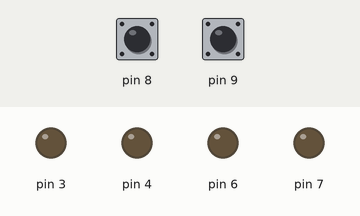
This sketch was run on a simulated Arduino Uno, built with avr-gcc and run on an emulated ATmega328P. Parts: output pins drawn as LEDs (lit = HIGH). Inputs (shaded band) come from the test bench; at power-on: pin 8 HIGH, pin 9 HIGH.

Above: at 1.2 s.
1.3 s: pin 8 pulled LOW for 0.15 s
At 1.37 s:
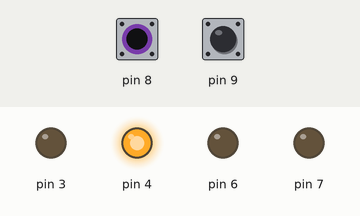
2.9 s: pin 9 pulled LOW for 0.15 s
At 2.97 s:
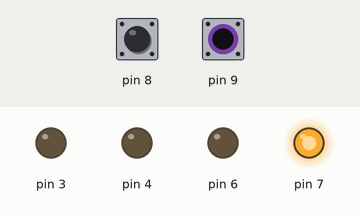
4.5 s: pin 9 pulled LOW for 3.2 s
At 8.4 s:
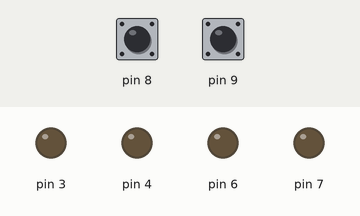
9.2 s: pin 8 pulled LOW for 3.2 s
At 9.5 s:
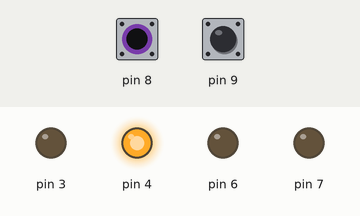
13.9 s: pin 8 driven LOW and pin 9 driven LOW
At 14.3 s:
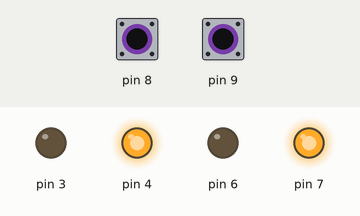
Timing chart, 0 to 16.4 s (numbered marks = the images above; inputs shaded):
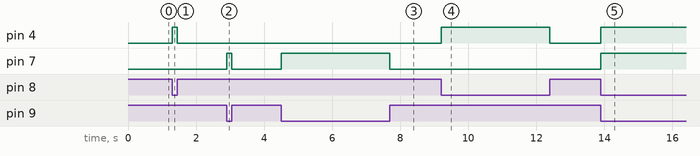

Measured:
- after the input at 1.3 s, pin 4: LOW → HIGH at once, → LOW 0.15 s later
- after the input at 2.9 s, pin 7: LOW → HIGH at once, → LOW 0.15 s later
- after the input at 4.5 s, pin 7: LOW → HIGH at once, → LOW 3.2 s later
- after the input at 9.2 s, pin 4: LOW → HIGH at once, → LOW 3.2 s later
- after the input at 13.9 s, pin 4, pin 7: LOW → HIGH at once

The sketch:

robot.ino
```cpp
void setup() {
  // put your setup code here, to run once:
 pinMode(3,OUTPUT);
 pinMode(4,OUTPUT);
 pinMode(6,OUTPUT);
 pinMode(7,OUTPUT);
 pinMode(8,INPUT_PULLUP);
 pinMode(9,INPUT_PULLUP);
 digitalWrite(3,LOW);
 digitalWrite(4,LOW);
 digitalWrite(6,LOW);
 digitalWrite(7,LOW);
}

void loop() {
  // put your main code here, to run repeatedly:
 if(digitalRead(8)==LOW && digitalRead(9)==LOW)
 {
  digitalWrite(3,LOW);
 digitalWrite(4,HIGH);
 digitalWrite(6,LOW);
 digitalWrite(7,HIGH);
 }
 else if(digitalRead(8)==HIGH && digitalRead(9)==LOW)
 {
  digitalWrite(3,LOW);
 digitalWrite(4,LOW);
 digitalWrite(6,LOW);
 digitalWrite(7,HIGH);
 }
 else if(digitalRead(8)==LOW && digitalRead(9)==HIGH)
 {
  digitalWrite(3,LOW);
 digitalWrite(4,HIGH);
 digitalWrite(6,LOW);
 digitalWrite(7,LOW);
 }
 else
 {
  digitalWrite(3,LOW);
 digitalWrite(4,LOW);
 digitalWrite(6,LOW);
 digitalWrite(7,LOW);
 }
}
```
